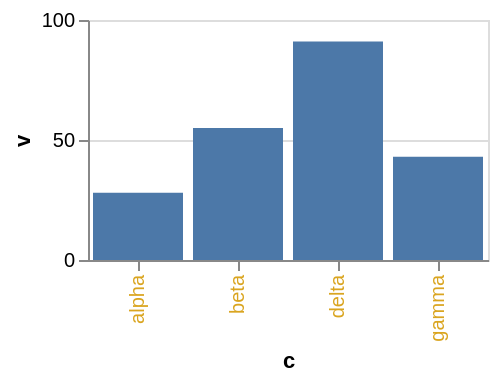

Here is the Vega-Lite specification saved for this chart:
### Vega-Lite specification from a JSON file in a GitHub repository (floating-point values rounded to 4 significant figures)
{"$schema": "https://vega.github.io/schema/vega-lite/v6.json", "width": 200, "height": 120, "data": {"values": [{"c": "alpha", "v": 28, "w": 3, "t": "2024-01-07"}, {"c": "beta", "v": 55, "w": 7, "t": "2024-03-19"}, {"c": "gamma", "v": 43, "w": 5, "t": "2024-06-02"}, {"c": "delta", "v": 91, "w": 9, "t": "2024-09-11"}]}, "mark": "bar", "encoding": {"x": {"field": "c", "type": "nominal"}, "y": {"field": "v", "type": "quantitative"}}, "config": {"axisX": {"labelColor": "goldenrod"}}}
